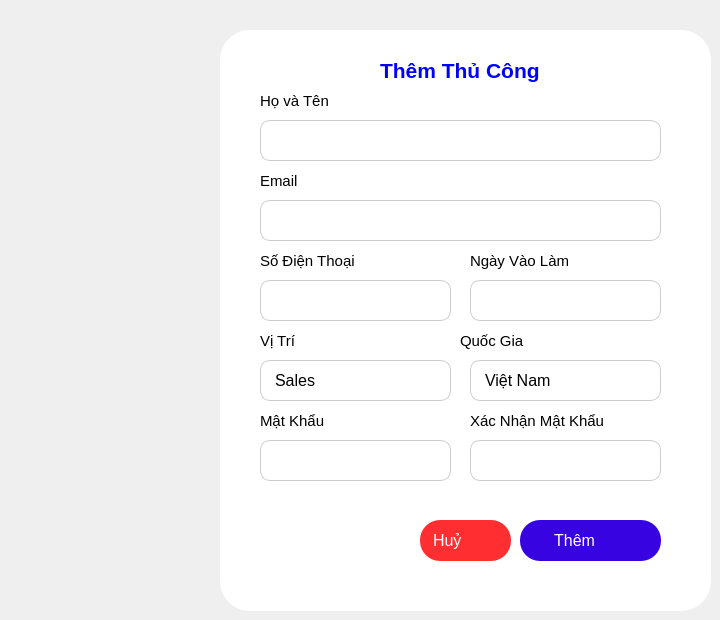
      <widget class="QWidget" name="page_3">
       <widget class="QPushButton" name="saveBtn">
        <property name="geometry">
         <rect>
          <x>520</x>
          <y>520</y>
          <width>141</width>
          <height>41</height>
         </rect>
        </property>
        <property name="font">
         <font>
          <pointsize>12</pointsize>
         </font>
        </property>
        <property name="cursor">
         <cursorShape>PointingHandCursor</cursorShape>
        </property>
        <property name="styleSheet">
         <string notr="true">border-radius: 20px;
background-color: #f7f7f7;
border:none;
background-color: rgb(55, 3, 225);
text-align: left;
padding-left: 30px;
padding-right: 5px;
color: #fff;</string>
        </property>
        <property name="text">
         <string> Thêm</string>
        </property>
        <property name="icon">
         <iconset resource="resourse.qrc">
          <normaloff>:/new/img/img/confirm.png</normaloff>:/new/img/img/confirm.png</iconset>
        </property>
        <property name="iconSize">
         <size>
          <width>23</width>
          <height>23</height>
         </size>
        </property>
       </widget>
       <widget class="QPushButton" name="cancelBtn">
        <property name="geometry">
         <rect>
          <x>420</x>
          <y>520</y>
          <width>91</width>
          <height>41</height>
         </rect>
        </property>
        <property name="font">
         <font>
          <pointsize>12</pointsize>
         </font>
        </property>
        <property name="cursor">
         <cursorShape>PointingHandCursor</cursorShape>
        </property>
        <property name="styleSheet">
         <string notr="true">border-radius: 20px;
background-color:rgb(255, 46, 49);
border:none;
padding-left: 13px;
text-align: left;

color: #fff;</string>
        </property>
        <property name="text">
         <string>Huỷ</string>
        </property>
        <property name="icon">
         <iconset resource="resourse.qrc">
          <normaloff>:/new/img/img/cancel.png</normaloff>:/new/img/img/cancel.png</iconset>
        </property>
        <property name="iconSize">
         <size>
          <width>26</width>
          <height>26</height>
         </size>
        </property>
       </widget>
       <widget class="QLabel" name="phoneLabel">
        <property name="geometry">
         <rect>
          <x>260</x>
          <y>250</y>
          <width>101</width>
          <height>21</height>
         </rect>
        </property>
        <property name="font">
         <font>
          <pointsize>11</pointsize>
          <fontweight>DemiBold</fontweight>
         </font>
        </property>
        <property name="styleSheet">
         <string notr="true">color: black;</string>
        </property>
        <property name="text">
         <string>Số Điện Thoại</string>
        </property>
       </widget>
       <widget class="QLabel" name="countryLabel_2">
        <property name="geometry">
         <rect>
          <x>260</x>
          <y>330</y>
          <width>81</width>
          <height>21</height>
         </rect>
        </property>
        <property name="font">
         <font>
          <pointsize>11</pointsize>
          <fontweight>DemiBold</fontweight>
         </font>
        </property>
        <property name="styleSheet">
         <string notr="true">color: black;</string>
        </property>
        <property name="text">
         <string>Vị Trí</string>
        </property>
       </widget>
       <widget class="QLineEdit" name="re_passwordLB">
        <property name="geometry">
         <rect>
          <x>470</x>
          <y>440</y>
          <width>191</width>
          <height>41</height>
         </rect>
        </property>
        <property name="font">
         <font>
          <pointsize>12</pointsize>
         </font>
        </property>
        <property name="cursor">
         <cursorShape>PointingHandCursor</cursorShape>
        </property>
        <property name="styleSheet">
         <string notr="true">border-radius: 10px;
color: #000;
border: 1px solid #ccc;
padding-left: 10px;background-color: #fff;</string>
        </property>
        <property name="text">
         <string/>
        </property>
        <property name="echoMode">
         <enum>QLineEdit::EchoMode::Password</enum>
        </property>
       </widget>
       <widget class="QLineEdit" name="passwordLb">
        <property name="geometry">
         <rect>
          <x>260</x>
          <y>440</y>
          <width>191</width>
          <height>41</height>
         </rect>
        </property>
        <property name="font">
         <font>
          <pointsize>12</pointsize>
         </font>
        </property>
        <property name="cursor">
         <cursorShape>PointingHandCursor</cursorShape>
        </property>
        <property name="styleSheet">
         <string notr="true">border-radius: 10px;
color: #000;
border: 1px solid #ccc;
padding-left: 10px;background-color: #fff;</string>
        </property>
        <property name="text">
         <string/>
        </property>
        <property name="echoMode">
         <enum>QLineEdit::EchoMode::Password</enum>
        </property>
       </widget>
       <widget class="QLabel" name="passLabel">
        <property name="geometry">
         <rect>
          <x>260</x>
          <y>410</y>
          <width>81</width>
          <height>21</height>
         </rect>
        </property>
        <property name="font">
         <font>
          <pointsize>11</pointsize>
          <fontweight>DemiBold</fontweight>
         </font>
        </property>
        <property name="styleSheet">
         <string notr="true">color: black;</string>
        </property>
        <property name="text">
         <string>Mật Khẩu</string>
        </property>
       </widget>
       <widget class="QLineEdit" name="phoneLb">
        <property name="geometry">
         <rect>
          <x>260</x>
          <y>280</y>
          <width>191</width>
          <height>41</height>
         </rect>
        </property>
        <property name="font">
         <font>
          <pointsize>12</pointsize>
         </font>
        </property>
        <property name="cursor">
         <cursorShape>PointingHandCursor</cursorShape>
        </property>
        <property name="styleSheet">
         <string notr="true">border-radius: 10px;
color: #000;
border: 1px solid #ccc;
padding-left: 10px;
background-color: #fff;</string>
        </property>
        <property name="text">
         <string/>
        </property>
       </widget>
       <widget class="QLabel" name="nameLabel">
        <property name="geometry">
         <rect>
          <x>260</x>
          <y>90</y>
          <width>81</width>
          <height>21</height>
         </rect>
        </property>
        <property name="font">
         <font>
          <pointsize>11</pointsize>
          <fontweight>DemiBold</fontweight>
         </font>
        </property>
        <property name="styleSheet">
         <string notr="true">color: black;</string>
        </property>
        <property name="text">
         <string>Họ và Tên</string>
        </property>
       </widget>
       <widget class="QLabel" name="passLabel_2">
        <property name="geometry">
         <rect>
          <x>470</x>
          <y>410</y>
          <width>181</width>
          <height>21</height>
         </rect>
        </property>
        <property name="font">
         <font>
          <pointsize>11</pointsize>
          <fontweight>DemiBold</fontweight>
         </font>
        </property>
        <property name="styleSheet">
         <string notr="true">color: black;</string>
        </property>
        <property name="text">
         <string>Xác Nhận Mật Khẩu</string>
        </property>
       </widget>
       <widget class="QLabel" name="label_4">
        <property name="geometry">
         <rect>
          <x>220</x>
          <y>30</y>
          <width>491</width>
          <height>581</height>
         </rect>
        </property>
        <property name="styleSheet">
         <string notr="true">background-color: #fff;
border-radius: 30px;
</string>
        </property>
        <property name="text">
         <string/>
        </property>
       </widget>
       <widget class="QLabel" name="country_Lb_2">
        <property name="geometry">
         <rect>
          <x>260</x>
          <y>360</y>
          <width>191</width>
          <height>41</height>
         </rect>
        </property>
        <property name="font">
         <font>
          <pointsize>12</pointsize>
          <bold>false</bold>
         </font>
        </property>
        <property name="cursor">
         <cursorShape>ForbiddenCursor</cursorShape>
        </property>
        <property name="styleSheet">
         <string notr="true">border-radius: 10px;
color: #000;
border: 1px solid #ccc;
padding-left: 10px;
color:black;</string>
        </property>
        <property name="text">
         <string>Sales</string>
        </property>
       </widget>
       <widget class="QLabel" name="addressLabel">
        <property name="geometry">
         <rect>
          <x>460</x>
          <y>330</y>
          <width>81</width>
          <height>21</height>
         </rect>
        </property>
        <property name="font">
         <font>
          <pointsize>11</pointsize>
          <fontweight>DemiBold</fontweight>
         </font>
        </property>
        <property name="styleSheet">
         <string notr="true">color: black;</string>
        </property>
        <property name="text">
         <string>Quốc Gia</string>
        </property>
       </widget>
       <widget class="QLabel" name="emailLabel">
        <property name="geometry">
         <rect>
          <x>260</x>
          <y>170</y>
          <width>81</width>
          <height>21</height>
         </rect>
        </property>
        <property name="font">
         <font>
          <pointsize>11</pointsize>
          <fontweight>DemiBold</fontweight>
         </font>
        </property>
        <property name="styleSheet">
         <string notr="true">color: black;</string>
        </property>
        <property name="text">
         <string>Email</string>
        </property>
       </widget>
       <widget class="QLineEdit" name="emaiLb">
        <property name="geometry">
         <rect>
          <x>260</x>
          <y>200</y>
          <width>401</width>
          <height>41</height>
         </rect>
        </property>
        <property name="font">
         <font>
          <pointsize>12</pointsize>
         </font>
        </property>
        <property name="cursor">
         <cursorShape>PointingHandCursor</cursorShape>
        </property>
        <property name="styleSheet">
         <string notr="true">border-radius: 10px;
color: #000;
border: 1px solid #ccc;
padding-left: 10px;
background-color: #fff;</string>
        </property>
        <property name="text">
         <string/>
        </property>
       </widget>
       <widget class="QLabel" name="label_9">
        <property name="geometry">
         <rect>
          <x>380</x>
          <y>50</y>
          <width>231</width>
          <height>41</height>
         </rect>
        </property>
        <property name="font">
         <font>
          <pointsize>16</pointsize>
          <bold>true</bold>
         </font>
        </property>
        <property name="styleSheet">
         <string notr="true">color: blue;
</string>
        </property>
        <property name="text">
         <string>Thêm Thủ Công</string>
        </property>
       </widget>
       <widget class="QLineEdit" name="dayLb">
        <property name="geometry">
         <rect>
          <x>470</x>
          <y>280</y>
          <width>191</width>
          <height>41</height>
         </rect>
        </property>
        <property name="font">
         <font>
          <pointsize>11</pointsize>
         </font>
        </property>
        <property name="cursor">
         <cursorShape>PointingHandCursor</cursorShape>
        </property>
        <property name="styleSheet">
         <string notr="true">border-radius: 10px;
color: #000;
border: 1px solid #ccc;
padding-left: 10px;
background-color: #fff;</string>
        </property>
        <property name="text">
         <string/>
        </property>
       </widget>
       <widget class="QLabel" name="countryLabel">
        <property name="geometry">
         <rect>
          <x>470</x>
          <y>250</y>
          <width>141</width>
          <height>21</height>
         </rect>
        </property>
        <property name="font">
         <font>
          <pointsize>11</pointsize>
          <fontweight>DemiBold</fontweight>
         </font>
        </property>
        <property name="styleSheet">
         <string notr="true">color: black;</string>
        </property>
        <property name="text">
         <string>Ngày Vào Làm</string>
        </property>
       </widget>
       <widget class="QLineEdit" name="nameLb">
        <property name="geometry">
         <rect>
          <x>260</x>
          <y>120</y>
          <width>401</width>
          <height>41</height>
         </rect>
        </property>
        <property name="font">
         <font>
          <pointsize>12</pointsize>
         </font>
        </property>
        <property name="cursor">
         <cursorShape>PointingHandCursor</cursorShape>
        </property>
        <property name="styleSheet">
         <string notr="true">border-radius: 10px;
color: #000;
border: 1px solid #ccc;
padding-left: 10px;
background-color: #fff;</string>
        </property>
        <property name="text">
         <string/>
        </property>
       </widget>
       <widget class="QLabel" name="statusAdd">
        <property name="geometry">
         <rect>
          <x>260</x>
          <y>480</y>
          <width>341</width>
          <height>31</height>
         </rect>
        </property>
        <property name="font">
         <font>
          <pointsize>12</pointsize>
          <bold>true</bold>
         </font>
        </property>
        <property name="styleSheet">
         <string notr="true">color: red;</string>
        </property>
        <property name="text">
         <string/>
        </property>
       </widget>
       <widget class="QLabel" name="country_Lb_3">
        <property name="geometry">
         <rect>
          <x>470</x>
          <y>360</y>
          <width>191</width>
          <height>41</height>
         </rect>
        </property>
        <property name="font">
         <font>
          <pointsize>12</pointsize>
          <bold>false</bold>
         </font>
        </property>
        <property name="cursor">
         <cursorShape>ForbiddenCursor</cursorShape>
        </property>
        <property name="styleSheet">
         <string notr="true">border-radius: 10px;
color: #000;
border: 1px solid #ccc;
padding-left: 10px;
color:black;</string>
        </property>
        <property name="text">
         <string>Việt Nam</string>
        </property>
       </widget>
       <zorder>label_4</zorder>
       <zorder>saveBtn</zorder>
       <zorder>cancelBtn</zorder>
       <zorder>phoneLabel</zorder>
       <zorder>countryLabel_2</zorder>
       <zorder>re_passwordLB</zorder>
       <zorder>passwordLb</zorder>
       <zorder>passLabel</zorder>
       <zorder>phoneLb</zorder>
       <zorder>nameLabel</zorder>
       <zorder>passLabel_2</zorder>
       <zorder>country_Lb_2</zorder>
       <zorder>addressLabel</zorder>
       <zorder>emailLabel</zorder>
       <zorder>emaiLb</zorder>
       <zorder>label_9</zorder>
       <zorder>dayLb</zorder>
       <zorder>countryLabel</zorder>
       <zorder>nameLb</zorder>
       <zorder>statusAdd</zorder>
       <zorder>country_Lb_3</zorder>
      </widget>
